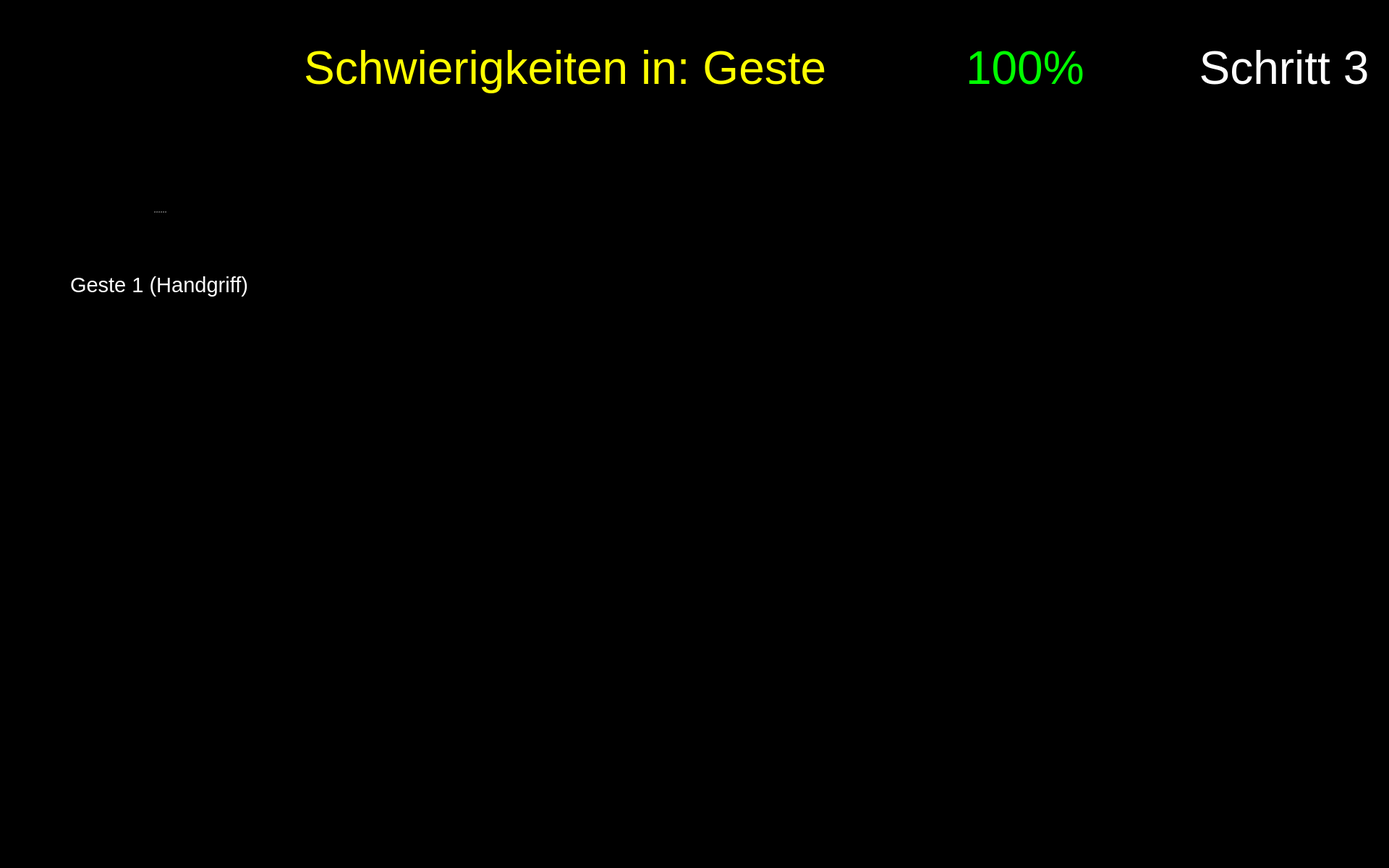
<?xml version="1.0" encoding="UTF-8"?>
<ui version="4.0">
 <class>Form</class>
 <widget class="QWidget" name="Form">
  <property name="geometry">
   <rect>
    <x>0</x>
    <y>0</y>
    <width>1920</width>
    <height>1200</height>
   </rect>
  </property>
  <property name="maximumSize">
   <size>
    <width>1920</width>
    <height>1200</height>
   </size>
  </property>
  <property name="windowTitle">
   <string>Form</string>
  </property>
  <property name="styleSheet">
   <string notr="true">background-color: rgb(0, 0, 0);</string>
  </property>
  <widget class="QPushButton" name="button_nav_left">
   <property name="enabled">
    <bool>true</bool>
   </property>
   <property name="geometry">
    <rect>
     <x>800</x>
     <y>560</y>
     <width>150</width>
     <height>150</height>
    </rect>
   </property>
   <property name="minimumSize">
    <size>
     <width>81</width>
     <height>81</height>
    </size>
   </property>
   <property name="maximumSize">
    <size>
     <width>150</width>
     <height>150</height>
    </size>
   </property>
   <property name="cursor">
    <cursorShape>OpenHandCursor</cursorShape>
   </property>
   <property name="focusPolicy">
    <enum>Qt::WheelFocus</enum>
   </property>
   <property name="contextMenuPolicy">
    <enum>Qt::DefaultContextMenu</enum>
   </property>
   <property name="layoutDirection">
    <enum>Qt::LeftToRight</enum>
   </property>
   <property name="autoFillBackground">
    <bool>false</bool>
   </property>
   <property name="styleSheet">
    <string notr="true"/>
   </property>
   <property name="icon">
    <iconset resource="resources/res.qrc">
     <normaloff>:/buttons/Button Left.svg</normaloff>:/buttons/Button Left.svg</iconset>
   </property>
   <property name="iconSize">
    <size>
     <width>144</width>
     <height>144</height>
    </size>
   </property>
   <property name="autoDefault">
    <bool>false</bool>
   </property>
   <property name="default">
    <bool>false</bool>
   </property>
   <property name="flat">
    <bool>true</bool>
   </property>
  </widget>
  <widget class="QPushButton" name="button_nav_right">
   <property name="enabled">
    <bool>true</bool>
   </property>
   <property name="geometry">
    <rect>
     <x>960</x>
     <y>560</y>
     <width>150</width>
     <height>150</height>
    </rect>
   </property>
   <property name="minimumSize">
    <size>
     <width>81</width>
     <height>81</height>
    </size>
   </property>
   <property name="maximumSize">
    <size>
     <width>150</width>
     <height>150</height>
    </size>
   </property>
   <property name="cursor">
    <cursorShape>OpenHandCursor</cursorShape>
   </property>
   <property name="focusPolicy">
    <enum>Qt::WheelFocus</enum>
   </property>
   <property name="contextMenuPolicy">
    <enum>Qt::DefaultContextMenu</enum>
   </property>
   <property name="layoutDirection">
    <enum>Qt::LeftToRight</enum>
   </property>
   <property name="autoFillBackground">
    <bool>false</bool>
   </property>
   <property name="styleSheet">
    <string notr="true"/>
   </property>
   <property name="icon">
    <iconset resource="resources/res.qrc">
     <normaloff>:/buttons/Button Right.svg</normaloff>:/buttons/Button Right.svg</iconset>
   </property>
   <property name="iconSize">
    <size>
     <width>144</width>
     <height>144</height>
    </size>
   </property>
   <property name="autoDefault">
    <bool>false</bool>
   </property>
   <property name="default">
    <bool>false</bool>
   </property>
   <property name="flat">
    <bool>true</bool>
   </property>
  </widget>
  <widget class="QWidget" name="widget_score" native="true">
   <property name="geometry">
    <rect>
     <x>1180</x>
     <y>20</y>
     <width>450</width>
     <height>150</height>
    </rect>
   </property>
   <widget class="QWidget" name="horizontalLayoutWidget_2">
    <property name="geometry">
     <rect>
      <x>-1</x>
      <y>-1</y>
      <width>451</width>
      <height>152</height>
     </rect>
    </property>
    <layout class="QHBoxLayout" name="horizontalLayout_2">
     <item>
      <widget class="QLabel" name="score_flag">
       <property name="enabled">
        <bool>true</bool>
       </property>
       <property name="sizePolicy">
        <sizepolicy hsizetype="Preferred" vsizetype="Preferred">
         <horstretch>0</horstretch>
         <verstretch>0</verstretch>
        </sizepolicy>
       </property>
       <property name="maximumSize">
        <size>
         <width>150</width>
         <height>150</height>
        </size>
       </property>
       <property name="text">
        <string/>
       </property>
       <property name="pixmap">
        <pixmap resource="resources/res.qrc">:/img/Score Flag.svg</pixmap>
       </property>
      </widget>
     </item>
     <item>
      <widget class="QLabel" name="label_text_score">
       <property name="font">
        <font>
         <pointsize>48</pointsize>
        </font>
       </property>
       <property name="styleSheet">
        <string notr="true">color: rgb(0, 255, 0);</string>
       </property>
       <property name="text">
        <string>&lt;html&gt;&lt;head/&gt;&lt;body&gt;&lt;p&gt;&lt;span style=&quot; color:#00ff00;&quot;&gt;100%&lt;/span&gt;&lt;/p&gt;&lt;/body&gt;&lt;/html&gt;</string>
       </property>
       <property name="alignment">
        <set>Qt::AlignLeading|Qt::AlignLeft|Qt::AlignVCenter</set>
       </property>
       <property name="wordWrap">
        <bool>true</bool>
       </property>
      </widget>
     </item>
    </layout>
   </widget>
  </widget>
  <widget class="QPushButton" name="button_exit">
   <property name="enabled">
    <bool>true</bool>
   </property>
   <property name="geometry">
    <rect>
     <x>1760</x>
     <y>1040</y>
     <width>150</width>
     <height>150</height>
    </rect>
   </property>
   <property name="minimumSize">
    <size>
     <width>81</width>
     <height>81</height>
    </size>
   </property>
   <property name="maximumSize">
    <size>
     <width>150</width>
     <height>150</height>
    </size>
   </property>
   <property name="cursor">
    <cursorShape>OpenHandCursor</cursorShape>
   </property>
   <property name="focusPolicy">
    <enum>Qt::WheelFocus</enum>
   </property>
   <property name="contextMenuPolicy">
    <enum>Qt::DefaultContextMenu</enum>
   </property>
   <property name="icon">
    <iconset resource="resources/res.qrc">
     <normaloff>:/buttons/Button Exit.svg</normaloff>:/buttons/Button Exit.svg</iconset>
   </property>
   <property name="iconSize">
    <size>
     <width>144</width>
     <height>144</height>
    </size>
   </property>
   <property name="autoDefault">
    <bool>false</bool>
   </property>
   <property name="default">
    <bool>false</bool>
   </property>
   <property name="flat">
    <bool>true</bool>
   </property>
  </widget>
  <widget class="QLabel" name="icon_expert_1">
   <property name="enabled">
    <bool>true</bool>
   </property>
   <property name="geometry">
    <rect>
     <x>490</x>
     <y>220</y>
     <width>100</width>
     <height>100</height>
    </rect>
   </property>
   <property name="sizePolicy">
    <sizepolicy hsizetype="Preferred" vsizetype="Preferred">
     <horstretch>0</horstretch>
     <verstretch>0</verstretch>
    </sizepolicy>
   </property>
   <property name="maximumSize">
    <size>
     <width>100</width>
     <height>100</height>
    </size>
   </property>
   <property name="text">
    <string/>
   </property>
   <property name="pixmap">
    <pixmap resource="resources/res.qrc">:/img/Icon Expert.png</pixmap>
   </property>
   <property name="scaledContents">
    <bool>true</bool>
   </property>
  </widget>
  <widget class="QLabel" name="image_step">
   <property name="geometry">
    <rect>
     <x>1650</x>
     <y>170</y>
     <width>250</width>
     <height>250</height>
    </rect>
   </property>
   <property name="font">
    <font>
     <pointsize>48</pointsize>
    </font>
   </property>
   <property name="styleSheet">
    <string notr="true">color: rgb(255, 255, 255);</string>
   </property>
   <property name="text">
    <string/>
   </property>
   <property name="pixmap">
    <pixmap resource="resources/res.qrc">:/detected steps/Detected Step3 Button.png</pixmap>
   </property>
   <property name="alignment">
    <set>Qt::AlignCenter</set>
   </property>
   <property name="wordWrap">
    <bool>true</bool>
   </property>
  </widget>
  <widget class="QLabel" name="icon_reaction_1">
   <property name="enabled">
    <bool>true</bool>
   </property>
   <property name="geometry">
    <rect>
     <x>1400</x>
     <y>250</y>
     <width>200</width>
     <height>200</height>
    </rect>
   </property>
   <property name="sizePolicy">
    <sizepolicy hsizetype="Preferred" vsizetype="Preferred">
     <horstretch>0</horstretch>
     <verstretch>0</verstretch>
    </sizepolicy>
   </property>
   <property name="maximumSize">
    <size>
     <width>200</width>
     <height>200</height>
    </size>
   </property>
   <property name="text">
    <string/>
   </property>
   <property name="scaledContents">
    <bool>true</bool>
   </property>
  </widget>
  <widget class="QLabel" name="icon_newbie_1">
   <property name="enabled">
    <bool>true</bool>
   </property>
   <property name="geometry">
    <rect>
     <x>490</x>
     <y>380</y>
     <width>100</width>
     <height>100</height>
    </rect>
   </property>
   <property name="sizePolicy">
    <sizepolicy hsizetype="Preferred" vsizetype="Preferred">
     <horstretch>0</horstretch>
     <verstretch>0</verstretch>
    </sizepolicy>
   </property>
   <property name="maximumSize">
    <size>
     <width>100</width>
     <height>100</height>
    </size>
   </property>
   <property name="text">
    <string/>
   </property>
   <property name="pixmap">
    <pixmap resource="resources/res.qrc">:/img/Icon User.png</pixmap>
   </property>
   <property name="scaledContents">
    <bool>true</bool>
   </property>
  </widget>
  <widget class="QLabel" name="label_plot_1">
   <property name="geometry">
    <rect>
     <x>490</x>
     <y>180</y>
     <width>850</width>
     <height>340</height>
    </rect>
   </property>
   <property name="maximumSize">
    <size>
     <width>1200</width>
     <height>480</height>
    </size>
   </property>
   <property name="font">
    <font>
     <pointsize>48</pointsize>
    </font>
   </property>
   <property name="styleSheet">
    <string notr="true">color: rgb(255, 255, 255);</string>
   </property>
   <property name="text">
    <string/>
   </property>
   <property name="scaledContents">
    <bool>true</bool>
   </property>
  </widget>
  <widget class="QLabel" name="label_trouble">
   <property name="geometry">
    <rect>
     <x>260</x>
     <y>20</y>
     <width>900</width>
     <height>150</height>
    </rect>
   </property>
   <property name="font">
    <font>
     <family>Arial</family>
     <pointsize>48</pointsize>
     <weight>9</weight>
     <italic>false</italic>
     <bold>false</bold>
    </font>
   </property>
   <property name="styleSheet">
    <string notr="true">font: 75 48pt &quot;Arial&quot;;
color: rgb(255, 255, 0);</string>
   </property>
   <property name="text">
    <string>Schwierigkeiten in: Geste </string>
   </property>
   <property name="textFormat">
    <enum>Qt::RichText</enum>
   </property>
   <property name="alignment">
    <set>Qt::AlignRight|Qt::AlignTrailing|Qt::AlignVCenter</set>
   </property>
   <property name="wordWrap">
    <bool>true</bool>
   </property>
  </widget>
  <widget class="QLabel" name="label_text_step">
   <property name="geometry">
    <rect>
     <x>1650</x>
     <y>20</y>
     <width>250</width>
     <height>150</height>
    </rect>
   </property>
   <property name="font">
    <font>
     <family>Arial</family>
     <pointsize>48</pointsize>
     <weight>9</weight>
     <italic>false</italic>
     <bold>false</bold>
    </font>
   </property>
   <property name="styleSheet">
    <string notr="true">font: 75 48pt &quot;Arial&quot;;
color: rgb(255, 255, 255);</string>
   </property>
   <property name="text">
    <string>Schritt 3</string>
   </property>
   <property name="textFormat">
    <enum>Qt::RichText</enum>
   </property>
   <property name="alignment">
    <set>Qt::AlignCenter</set>
   </property>
   <property name="wordWrap">
    <bool>true</bool>
   </property>
  </widget>
  <widget class="QSplitter" name="splitter_2">
   <property name="geometry">
    <rect>
     <x>60</x>
     <y>210</y>
     <width>320</width>
     <height>282</height>
    </rect>
   </property>
   <property name="orientation">
    <enum>Qt::Vertical</enum>
   </property>
   <widget class="QLabel" name="image_required_1">
    <property name="maximumSize">
     <size>
      <width>320</width>
      <height>240</height>
     </size>
    </property>
    <property name="text">
     <string/>
    </property>
    <property name="pixmap">
     <pixmap resource="resources/res.qrc">:/img/left_step3_gesture1.png</pixmap>
    </property>
    <property name="scaledContents">
     <bool>true</bool>
    </property>
   </widget>
   <widget class="QLabel" name="text_required_1">
    <property name="font">
     <font>
      <family>Arial</family>
      <pointsize>22</pointsize>
      <weight>9</weight>
      <italic>false</italic>
      <bold>false</bold>
     </font>
    </property>
    <property name="styleSheet">
     <string notr="true">font: 75 22pt &quot;Arial&quot;;
color: rgb(255, 255, 255);</string>
    </property>
    <property name="text">
     <string>Geste 1 (Handgriff)</string>
    </property>
    <property name="textFormat">
     <enum>Qt::PlainText</enum>
    </property>
    <property name="alignment">
     <set>Qt::AlignCenter</set>
    </property>
    <property name="wordWrap">
     <bool>true</bool>
    </property>
   </widget>
  </widget>
  <zorder>label_plot_1</zorder>
  <zorder>button_nav_left</zorder>
  <zorder>button_nav_right</zorder>
  <zorder>widget_score</zorder>
  <zorder>button_exit</zorder>
  <zorder>icon_expert_1</zorder>
  <zorder>image_step</zorder>
  <zorder>icon_reaction_1</zorder>
  <zorder>icon_newbie_1</zorder>
  <zorder>label_trouble</zorder>
  <zorder>label_text_step</zorder>
  <zorder>splitter_2</zorder>
 </widget>
 <resources>
  <include location="resources/res.qrc"/>
 </resources>
 <connections/>
</ui>
